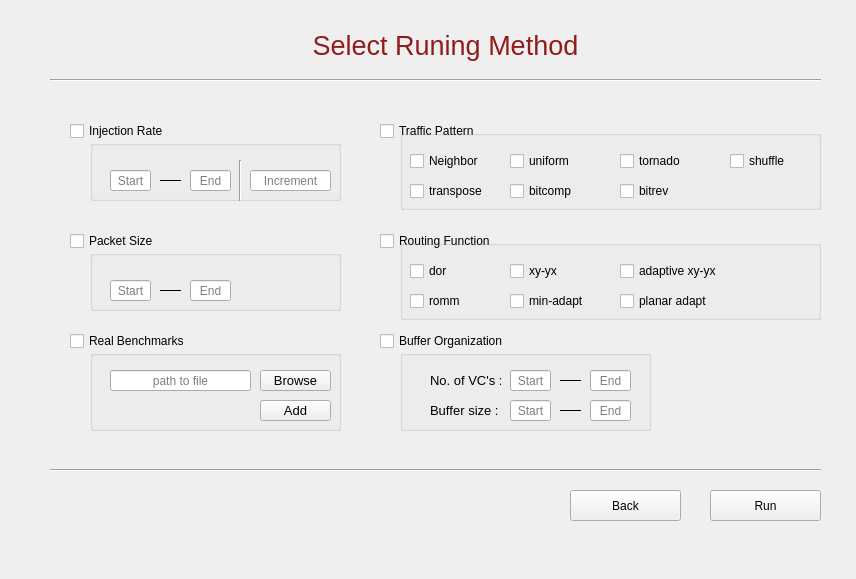
<?xml version="1.0" encoding="UTF-8"?>
<ui version="4.0">
 <class>SweepRunMethod</class>
 <widget class="QWidget" name="SweepRunMethod">
  <property name="geometry">
   <rect>
    <x>0</x>
    <y>0</y>
    <width>856</width>
    <height>579</height>
   </rect>
  </property>
  <property name="windowTitle">
   <string>Form</string>
  </property>
  <widget class="QLabel" name="label_6">
   <property name="geometry">
    <rect>
     <x>270</x>
     <y>20</y>
     <width>351</width>
     <height>51</height>
    </rect>
   </property>
   <property name="text">
    <string>&lt;html&gt;&lt;head/&gt;&lt;body&gt;&lt;p align=&quot;center&quot;&gt;&lt;span style=&quot; font-size:20pt; color:#901c1c;&quot;&gt;Select Runing Method&lt;/span&gt;&lt;/p&gt;&lt;/body&gt;&lt;/html&gt;</string>
   </property>
  </widget>
  <widget class="Line" name="line">
   <property name="geometry">
    <rect>
     <x>50</x>
     <y>70</y>
     <width>771</width>
     <height>20</height>
    </rect>
   </property>
   <property name="orientation">
    <enum>Qt::Horizontal</enum>
   </property>
  </widget>
  <widget class="Line" name="line_2">
   <property name="geometry">
    <rect>
     <x>50</x>
     <y>460</y>
     <width>771</width>
     <height>20</height>
    </rect>
   </property>
   <property name="orientation">
    <enum>Qt::Horizontal</enum>
   </property>
  </widget>
  <widget class="QToolButton" name="runCurrentMethod">
   <property name="geometry">
    <rect>
     <x>710</x>
     <y>490</y>
     <width>111</width>
     <height>31</height>
    </rect>
   </property>
   <property name="text">
    <string>Run</string>
   </property>
  </widget>
  <widget class="QCheckBox" name="InjectionRate">
   <property name="geometry">
    <rect>
     <x>70</x>
     <y>120</y>
     <width>162</width>
     <height>22</height>
    </rect>
   </property>
   <property name="text">
    <string>Injection Rate</string>
   </property>
  </widget>
  <widget class="QCheckBox" name="packetSize">
   <property name="geometry">
    <rect>
     <x>70</x>
     <y>230</y>
     <width>162</width>
     <height>22</height>
    </rect>
   </property>
   <property name="text">
    <string>Packet Size</string>
   </property>
  </widget>
  <widget class="QCheckBox" name="realBenchmarks">
   <property name="geometry">
    <rect>
     <x>70</x>
     <y>330</y>
     <width>162</width>
     <height>22</height>
    </rect>
   </property>
   <property name="text">
    <string>Real Benchmarks</string>
   </property>
  </widget>
  <widget class="QCheckBox" name="trafficPattern">
   <property name="geometry">
    <rect>
     <x>380</x>
     <y>120</y>
     <width>162</width>
     <height>22</height>
    </rect>
   </property>
   <property name="text">
    <string>Traffic Pattern</string>
   </property>
  </widget>
  <widget class="QCheckBox" name="routingFunction">
   <property name="geometry">
    <rect>
     <x>380</x>
     <y>230</y>
     <width>162</width>
     <height>22</height>
    </rect>
   </property>
   <property name="text">
    <string>Routing Function</string>
   </property>
  </widget>
  <widget class="QCheckBox" name="bufferOrganization">
   <property name="geometry">
    <rect>
     <x>380</x>
     <y>330</y>
     <width>162</width>
     <height>22</height>
    </rect>
   </property>
   <property name="text">
    <string>Buffer Organization</string>
   </property>
  </widget>
  <widget class="QGroupBox" name="injectionRateGroupBox">
   <property name="geometry">
    <rect>
     <x>90</x>
     <y>140</y>
     <width>251</width>
     <height>61</height>
    </rect>
   </property>
   <property name="font">
    <font>
     <stylestrategy>PreferDefault</stylestrategy>
     <kerning>false</kerning>
    </font>
   </property>
   <property name="acceptDrops">
    <bool>false</bool>
   </property>
   <property name="title">
    <string/>
   </property>
   <widget class="QLineEdit" name="injectionRateIncrement">
    <property name="geometry">
     <rect>
      <x>160</x>
      <y>30</y>
      <width>81</width>
      <height>21</height>
     </rect>
    </property>
    <property name="maximumSize">
     <size>
      <width>100</width>
      <height>16777215</height>
     </size>
    </property>
    <property name="font">
     <font>
      <pointsize>9</pointsize>
     </font>
    </property>
    <property name="text">
     <string/>
    </property>
    <property name="alignment">
     <set>Qt::AlignCenter</set>
    </property>
    <property name="placeholderText">
     <string>Increment</string>
    </property>
   </widget>
   <widget class="Line" name="injectionRate_line1">
    <property name="geometry">
     <rect>
      <x>70</x>
      <y>30</y>
      <width>21</width>
      <height>20</height>
     </rect>
    </property>
    <property name="frameShadow">
     <enum>QFrame::Plain</enum>
    </property>
    <property name="orientation">
     <enum>Qt::Horizontal</enum>
    </property>
   </widget>
   <widget class="Line" name="injectionRate_line2">
    <property name="geometry">
     <rect>
      <x>140</x>
      <y>20</y>
      <width>20</width>
      <height>41</height>
     </rect>
    </property>
    <property name="orientation">
     <enum>Qt::Vertical</enum>
    </property>
   </widget>
   <widget class="QLineEdit" name="injectionRateStart">
    <property name="enabled">
     <bool>true</bool>
    </property>
    <property name="geometry">
     <rect>
      <x>20</x>
      <y>30</y>
      <width>41</width>
      <height>21</height>
     </rect>
    </property>
    <property name="maximumSize">
     <size>
      <width>100</width>
      <height>16777215</height>
     </size>
    </property>
    <property name="font">
     <font>
      <pointsize>9</pointsize>
     </font>
    </property>
    <property name="text">
     <string/>
    </property>
    <property name="alignment">
     <set>Qt::AlignCenter</set>
    </property>
    <property name="placeholderText">
     <string>Start</string>
    </property>
   </widget>
   <widget class="QLineEdit" name="injectionRateEnd">
    <property name="geometry">
     <rect>
      <x>100</x>
      <y>30</y>
      <width>41</width>
      <height>21</height>
     </rect>
    </property>
    <property name="maximumSize">
     <size>
      <width>100</width>
      <height>16777215</height>
     </size>
    </property>
    <property name="font">
     <font>
      <pointsize>9</pointsize>
     </font>
    </property>
    <property name="text">
     <string/>
    </property>
    <property name="alignment">
     <set>Qt::AlignCenter</set>
    </property>
    <property name="placeholderText">
     <string>End</string>
    </property>
   </widget>
  </widget>
  <widget class="QGroupBox" name="packetSizeGroupBox">
   <property name="geometry">
    <rect>
     <x>90</x>
     <y>250</y>
     <width>251</width>
     <height>61</height>
    </rect>
   </property>
   <property name="font">
    <font>
     <stylestrategy>PreferDefault</stylestrategy>
     <kerning>false</kerning>
    </font>
   </property>
   <property name="acceptDrops">
    <bool>false</bool>
   </property>
   <property name="title">
    <string/>
   </property>
   <widget class="QLineEdit" name="packetSizeEnd">
    <property name="geometry">
     <rect>
      <x>100</x>
      <y>30</y>
      <width>41</width>
      <height>21</height>
     </rect>
    </property>
    <property name="maximumSize">
     <size>
      <width>100</width>
      <height>16777215</height>
     </size>
    </property>
    <property name="font">
     <font>
      <pointsize>9</pointsize>
     </font>
    </property>
    <property name="text">
     <string/>
    </property>
    <property name="alignment">
     <set>Qt::AlignCenter</set>
    </property>
    <property name="placeholderText">
     <string>End</string>
    </property>
   </widget>
   <widget class="QLineEdit" name="packetSizeStart">
    <property name="geometry">
     <rect>
      <x>20</x>
      <y>30</y>
      <width>41</width>
      <height>21</height>
     </rect>
    </property>
    <property name="maximumSize">
     <size>
      <width>100</width>
      <height>16777215</height>
     </size>
    </property>
    <property name="font">
     <font>
      <pointsize>9</pointsize>
     </font>
    </property>
    <property name="text">
     <string/>
    </property>
    <property name="alignment">
     <set>Qt::AlignCenter</set>
    </property>
    <property name="placeholderText">
     <string>Start</string>
    </property>
   </widget>
   <widget class="Line" name="packetSize_line">
    <property name="geometry">
     <rect>
      <x>70</x>
      <y>30</y>
      <width>21</width>
      <height>20</height>
     </rect>
    </property>
    <property name="frameShadow">
     <enum>QFrame::Plain</enum>
    </property>
    <property name="orientation">
     <enum>Qt::Horizontal</enum>
    </property>
   </widget>
  </widget>
  <widget class="QGroupBox" name="realBenchmarksGroupBox">
   <property name="geometry">
    <rect>
     <x>90</x>
     <y>350</y>
     <width>251</width>
     <height>81</height>
    </rect>
   </property>
   <property name="font">
    <font>
     <stylestrategy>PreferDefault</stylestrategy>
     <kerning>false</kerning>
    </font>
   </property>
   <property name="acceptDrops">
    <bool>false</bool>
   </property>
   <property name="title">
    <string/>
   </property>
   <widget class="QToolButton" name="realBenchmarksAddNewPath">
    <property name="geometry">
     <rect>
      <x>170</x>
      <y>50</y>
      <width>71</width>
      <height>21</height>
     </rect>
    </property>
    <property name="font">
     <font>
      <pointsize>10</pointsize>
     </font>
    </property>
    <property name="text">
     <string>Add</string>
    </property>
   </widget>
   <widget class="QToolButton" name="realBenchmarksBrowse_1">
    <property name="geometry">
     <rect>
      <x>170</x>
      <y>20</y>
      <width>71</width>
      <height>21</height>
     </rect>
    </property>
    <property name="font">
     <font>
      <pointsize>10</pointsize>
     </font>
    </property>
    <property name="text">
     <string>Browse</string>
    </property>
   </widget>
   <widget class="QLineEdit" name="realBenchmarksPath_1">
    <property name="geometry">
     <rect>
      <x>20</x>
      <y>20</y>
      <width>141</width>
      <height>21</height>
     </rect>
    </property>
    <property name="maximumSize">
     <size>
      <width>6000</width>
      <height>16777215</height>
     </size>
    </property>
    <property name="font">
     <font>
      <pointsize>9</pointsize>
     </font>
    </property>
    <property name="text">
     <string/>
    </property>
    <property name="alignment">
     <set>Qt::AlignCenter</set>
    </property>
    <property name="placeholderText">
     <string>path to file</string>
    </property>
   </widget>
  </widget>
  <widget class="QGroupBox" name="bufferOrganizationGroupBox">
   <property name="geometry">
    <rect>
     <x>400</x>
     <y>350</y>
     <width>251</width>
     <height>81</height>
    </rect>
   </property>
   <property name="font">
    <font>
     <stylestrategy>PreferDefault</stylestrategy>
     <kerning>false</kerning>
    </font>
   </property>
   <property name="acceptDrops">
    <bool>false</bool>
   </property>
   <property name="title">
    <string/>
   </property>
   <widget class="QLabel" name="label_2">
    <property name="geometry">
     <rect>
      <x>30</x>
      <y>50</y>
      <width>71</width>
      <height>21</height>
     </rect>
    </property>
    <property name="font">
     <font>
      <pointsize>10</pointsize>
     </font>
    </property>
    <property name="text">
     <string>Buffer size :</string>
    </property>
   </widget>
   <widget class="Line" name="bufferOrganization_line1">
    <property name="geometry">
     <rect>
      <x>160</x>
      <y>20</y>
      <width>21</width>
      <height>20</height>
     </rect>
    </property>
    <property name="frameShadow">
     <enum>QFrame::Plain</enum>
    </property>
    <property name="orientation">
     <enum>Qt::Horizontal</enum>
    </property>
   </widget>
   <widget class="QLabel" name="label">
    <property name="geometry">
     <rect>
      <x>30</x>
      <y>20</y>
      <width>71</width>
      <height>21</height>
     </rect>
    </property>
    <property name="font">
     <font>
      <pointsize>10</pointsize>
     </font>
    </property>
    <property name="text">
     <string>No. of VC's :</string>
    </property>
   </widget>
   <widget class="QLineEdit" name="bufferOrganization_noVCs_start">
    <property name="geometry">
     <rect>
      <x>110</x>
      <y>20</y>
      <width>41</width>
      <height>21</height>
     </rect>
    </property>
    <property name="maximumSize">
     <size>
      <width>100</width>
      <height>16777215</height>
     </size>
    </property>
    <property name="font">
     <font>
      <pointsize>9</pointsize>
     </font>
    </property>
    <property name="text">
     <string/>
    </property>
    <property name="alignment">
     <set>Qt::AlignCenter</set>
    </property>
    <property name="placeholderText">
     <string>Start</string>
    </property>
   </widget>
   <widget class="QLineEdit" name="bufferOrganization_noVCs_end">
    <property name="geometry">
     <rect>
      <x>190</x>
      <y>20</y>
      <width>41</width>
      <height>21</height>
     </rect>
    </property>
    <property name="maximumSize">
     <size>
      <width>100</width>
      <height>16777215</height>
     </size>
    </property>
    <property name="font">
     <font>
      <pointsize>9</pointsize>
     </font>
    </property>
    <property name="text">
     <string/>
    </property>
    <property name="alignment">
     <set>Qt::AlignCenter</set>
    </property>
    <property name="placeholderText">
     <string>End</string>
    </property>
   </widget>
   <widget class="Line" name="bufferOrganization_line2">
    <property name="geometry">
     <rect>
      <x>160</x>
      <y>50</y>
      <width>21</width>
      <height>20</height>
     </rect>
    </property>
    <property name="frameShadow">
     <enum>QFrame::Plain</enum>
    </property>
    <property name="orientation">
     <enum>Qt::Horizontal</enum>
    </property>
   </widget>
   <widget class="QLineEdit" name="bufferOrganization_bufferSize_end">
    <property name="geometry">
     <rect>
      <x>190</x>
      <y>50</y>
      <width>41</width>
      <height>21</height>
     </rect>
    </property>
    <property name="maximumSize">
     <size>
      <width>100</width>
      <height>16777215</height>
     </size>
    </property>
    <property name="font">
     <font>
      <pointsize>9</pointsize>
     </font>
    </property>
    <property name="text">
     <string/>
    </property>
    <property name="alignment">
     <set>Qt::AlignCenter</set>
    </property>
    <property name="placeholderText">
     <string>End</string>
    </property>
   </widget>
   <widget class="QLineEdit" name="bufferOrganization_bufferSize_start">
    <property name="geometry">
     <rect>
      <x>110</x>
      <y>50</y>
      <width>41</width>
      <height>21</height>
     </rect>
    </property>
    <property name="maximumSize">
     <size>
      <width>100</width>
      <height>16777215</height>
     </size>
    </property>
    <property name="font">
     <font>
      <pointsize>9</pointsize>
     </font>
    </property>
    <property name="text">
     <string/>
    </property>
    <property name="alignment">
     <set>Qt::AlignCenter</set>
    </property>
    <property name="placeholderText">
     <string>Start</string>
    </property>
   </widget>
  </widget>
  <widget class="QToolButton" name="back">
   <property name="geometry">
    <rect>
     <x>570</x>
     <y>490</y>
     <width>111</width>
     <height>31</height>
    </rect>
   </property>
   <property name="text">
    <string>Back</string>
   </property>
  </widget>
  <widget class="QGroupBox" name="trafficPatternGroupBox">
   <property name="geometry">
    <rect>
     <x>400</x>
     <y>130</y>
     <width>421</width>
     <height>80</height>
    </rect>
   </property>
   <property name="title">
    <string/>
   </property>
   <widget class="QCheckBox" name="trafficPatternCheckbox_7">
    <property name="geometry">
     <rect>
      <x>220</x>
      <y>50</y>
      <width>91</width>
      <height>22</height>
     </rect>
    </property>
    <property name="text">
     <string>bitrev</string>
    </property>
    <attribute name="buttonGroup">
     <string notr="true">trafficPatternButtonGroup</string>
    </attribute>
   </widget>
   <widget class="QCheckBox" name="trafficPatternCheckbox_5">
    <property name="geometry">
     <rect>
      <x>10</x>
      <y>50</y>
      <width>91</width>
      <height>22</height>
     </rect>
    </property>
    <property name="text">
     <string>transpose</string>
    </property>
    <attribute name="buttonGroup">
     <string notr="true">trafficPatternButtonGroup</string>
    </attribute>
   </widget>
   <widget class="QCheckBox" name="trafficPatternCheckbox_4">
    <property name="geometry">
     <rect>
      <x>330</x>
      <y>20</y>
      <width>91</width>
      <height>22</height>
     </rect>
    </property>
    <property name="text">
     <string>shuffle</string>
    </property>
   </widget>
   <widget class="QCheckBox" name="trafficPatternCheckbox_1">
    <property name="geometry">
     <rect>
      <x>10</x>
      <y>20</y>
      <width>91</width>
      <height>22</height>
     </rect>
    </property>
    <property name="text">
     <string>Neighbor</string>
    </property>
    <attribute name="buttonGroup">
     <string notr="true">trafficPatternButtonGroup</string>
    </attribute>
   </widget>
   <widget class="QCheckBox" name="trafficPatternCheckbox_3">
    <property name="geometry">
     <rect>
      <x>220</x>
      <y>20</y>
      <width>91</width>
      <height>22</height>
     </rect>
    </property>
    <property name="text">
     <string>tornado</string>
    </property>
    <attribute name="buttonGroup">
     <string notr="true">trafficPatternButtonGroup</string>
    </attribute>
   </widget>
   <widget class="QCheckBox" name="trafficPatternCheckbox_2">
    <property name="geometry">
     <rect>
      <x>110</x>
      <y>20</y>
      <width>91</width>
      <height>22</height>
     </rect>
    </property>
    <property name="text">
     <string>uniform</string>
    </property>
    <attribute name="buttonGroup">
     <string notr="true">trafficPatternButtonGroup</string>
    </attribute>
   </widget>
   <widget class="QCheckBox" name="trafficPatternCheckbox_6">
    <property name="geometry">
     <rect>
      <x>110</x>
      <y>50</y>
      <width>91</width>
      <height>22</height>
     </rect>
    </property>
    <property name="text">
     <string>bitcomp</string>
    </property>
    <attribute name="buttonGroup">
     <string notr="true">trafficPatternButtonGroup</string>
    </attribute>
   </widget>
  </widget>
  <widget class="QGroupBox" name="routingFunctionGroupBox">
   <property name="geometry">
    <rect>
     <x>400</x>
     <y>240</y>
     <width>421</width>
     <height>80</height>
    </rect>
   </property>
   <property name="title">
    <string/>
   </property>
   <widget class="QCheckBox" name="routingFunctionCheckbox_3">
    <property name="geometry">
     <rect>
      <x>220</x>
      <y>20</y>
      <width>141</width>
      <height>22</height>
     </rect>
    </property>
    <property name="text">
     <string>adaptive xy-yx</string>
    </property>
    <attribute name="buttonGroup">
     <string notr="true">routingFunctionButtonGroup</string>
    </attribute>
   </widget>
   <widget class="QCheckBox" name="routingFunctionCheckbox_6">
    <property name="geometry">
     <rect>
      <x>220</x>
      <y>50</y>
      <width>131</width>
      <height>22</height>
     </rect>
    </property>
    <property name="text">
     <string>planar adapt</string>
    </property>
    <attribute name="buttonGroup">
     <string notr="true">routingFunctionButtonGroup</string>
    </attribute>
   </widget>
   <widget class="QCheckBox" name="routingFunctionCheckbox_5">
    <property name="geometry">
     <rect>
      <x>110</x>
      <y>50</y>
      <width>91</width>
      <height>22</height>
     </rect>
    </property>
    <property name="text">
     <string>min-adapt</string>
    </property>
    <attribute name="buttonGroup">
     <string notr="true">routingFunctionButtonGroup</string>
    </attribute>
   </widget>
   <widget class="QCheckBox" name="routingFunctionCheckbox_1">
    <property name="geometry">
     <rect>
      <x>10</x>
      <y>20</y>
      <width>91</width>
      <height>22</height>
     </rect>
    </property>
    <property name="text">
     <string>dor</string>
    </property>
    <attribute name="buttonGroup">
     <string notr="true">routingFunctionButtonGroup</string>
    </attribute>
   </widget>
   <widget class="QCheckBox" name="routingFunctionCheckbox_2">
    <property name="geometry">
     <rect>
      <x>110</x>
      <y>20</y>
      <width>91</width>
      <height>22</height>
     </rect>
    </property>
    <property name="text">
     <string>xy-yx</string>
    </property>
    <attribute name="buttonGroup">
     <string notr="true">routingFunctionButtonGroup</string>
    </attribute>
   </widget>
   <widget class="QCheckBox" name="routingFunctionCheckbox_4">
    <property name="geometry">
     <rect>
      <x>10</x>
      <y>50</y>
      <width>91</width>
      <height>22</height>
     </rect>
    </property>
    <property name="text">
     <string>romm</string>
    </property>
    <attribute name="buttonGroup">
     <string notr="true">routingFunctionButtonGroup</string>
    </attribute>
   </widget>
  </widget>
 </widget>
 <resources/>
 <connections/>
 <buttongroups>
  <buttongroup name="routingFunctionButtonGroup"/>
  <buttongroup name="trafficPatternButtonGroup"/>
 </buttongroups>
</ui>
